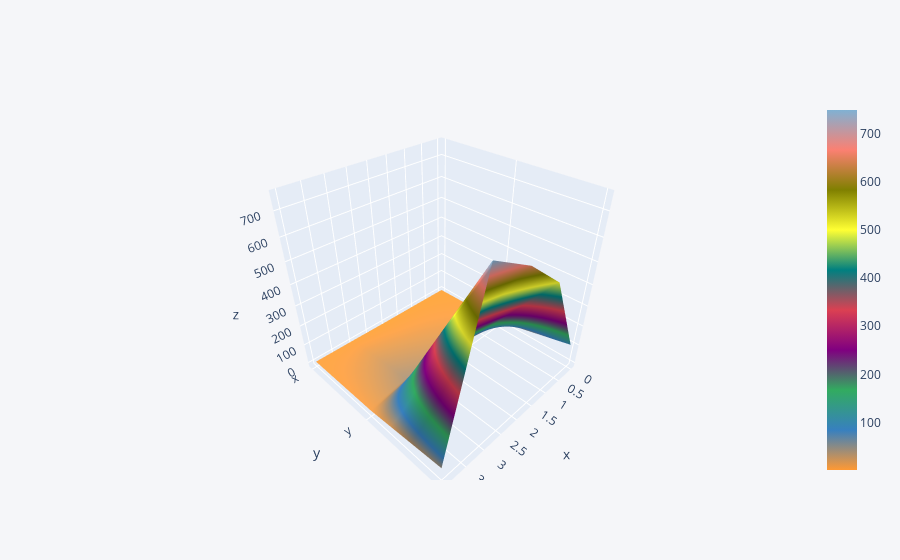

Source (notebook cell):
### Code cell
#3d surface plot
df3 = pd.DataFrame({'x':[1,2,2,4,5], 'y':[10,20,30,40,10], 'z':[100,500,650,750,45]})
df3.iplot(kind='surface')

### Figure 1 — Plotly figure (JSON) as saved in the notebook; plotly's stock layout.template omitted (floating-point values rounded to 4 significant figures)
{"data": [{"colorscale": [[0, "rgb(255, 153, 51)"], [0.1111, "rgb(55, 128, 191)"], [0.2222, "rgb(50, 171, 96)"], [0.3333, "rgb(128, 0, 128)"], [0.4444, "rgb(219, 64, 82)"], [0.5556, "rgb(0, 128, 128)"], [0.6667, "rgb(255, 255, 51)"], [0.7778, "rgb(128, 128, 0)"], [0.8889, "rgb(251, 128, 114)"], [1, "rgb(128, 177, 211)"]], "type": "surface", "x": [0, 1, 2, 3, 4], "y": ["x", "y", "z"], "z": [[1, 2, 2, 4, 5], [10, 20, 30, 40, 10], [100, 500, 650, 750, 45]]}], "layout": {"legend": {"bgcolor": "#F5F6F9", "font": {"color": "#4D5663"}}, "paper_bgcolor": "#F5F6F9", "plot_bgcolor": "#F5F6F9", "title": {"font": {"color": "#4D5663"}}, "xaxis": {"gridcolor": "#E1E5ED", "showgrid": true, "tickfont": {"color": "#4D5663"}, "title": {"font": {"color": "#4D5663"}, "text": ""}, "zerolinecolor": "#E1E5ED"}, "yaxis": {"gridcolor": "#E1E5ED", "showgrid": true, "tickfont": {"color": "#4D5663"}, "title": {"font": {"color": "#4D5663"}, "text": ""}, "zerolinecolor": "#E1E5ED"}}}
